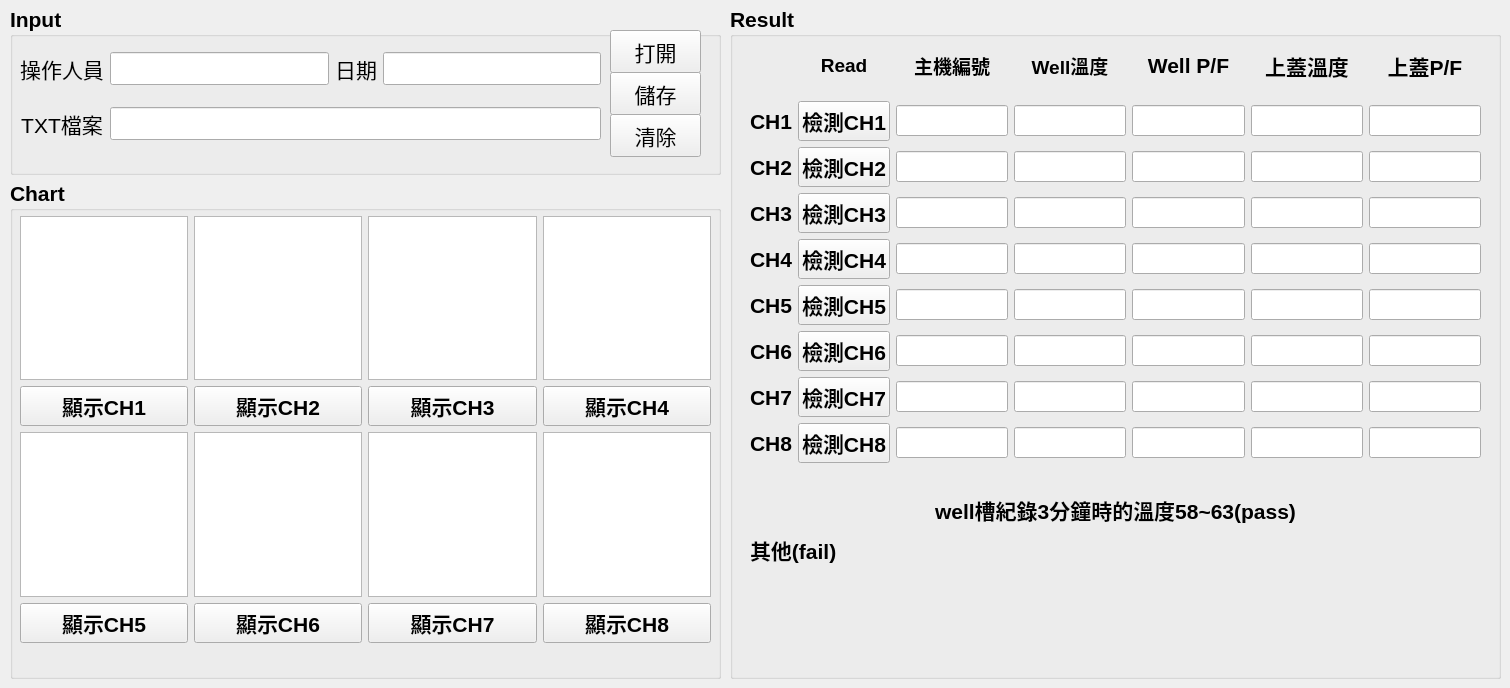
    <widget class="QWidget" name="tab_hardware">
     <attribute name="title">
      <string>EGGI主機</string>
     </attribute>
     <widget class="QGroupBox" name="com_Input_box">
      <property name="geometry">
       <rect>
        <x>10</x>
        <y>6</y>
        <width>711</width>
        <height>169</height>
       </rect>
      </property>
      <property name="font">
       <font>
        <pointsize>16</pointsize>
        <weight>75</weight>
        <italic>false</italic>
        <bold>true</bold>
        <underline>false</underline>
        <strikeout>false</strikeout>
        <kerning>true</kerning>
       </font>
      </property>
      <property name="styleSheet">
       <string notr="true">border-color:black</string>
      </property>
      <property name="title">
       <string>Input</string>
      </property>
      <widget class="QPushButton" name="com_btn_opentxt">
       <property name="geometry">
        <rect>
         <x>600</x>
         <y>24</y>
         <width>91</width>
         <height>43</height>
        </rect>
       </property>
       <property name="font">
        <font>
         <pointsize>16</pointsize>
         <weight>50</weight>
         <italic>false</italic>
         <bold>false</bold>
         <underline>false</underline>
         <strikeout>false</strikeout>
         <kerning>true</kerning>
        </font>
       </property>
       <property name="text">
        <string>打開</string>
       </property>
      </widget>
      <widget class="QPushButton" name="com_btn_save">
       <property name="geometry">
        <rect>
         <x>600</x>
         <y>66</y>
         <width>91</width>
         <height>43</height>
        </rect>
       </property>
       <property name="font">
        <font>
         <pointsize>16</pointsize>
         <weight>50</weight>
         <italic>false</italic>
         <bold>false</bold>
         <underline>false</underline>
         <strikeout>false</strikeout>
         <kerning>true</kerning>
        </font>
       </property>
       <property name="text">
        <string>儲存</string>
       </property>
      </widget>
      <widget class="QPushButton" name="com_btn_clean">
       <property name="geometry">
        <rect>
         <x>600</x>
         <y>108</y>
         <width>91</width>
         <height>43</height>
        </rect>
       </property>
       <property name="font">
        <font>
         <pointsize>16</pointsize>
         <weight>50</weight>
         <italic>false</italic>
         <bold>false</bold>
         <underline>false</underline>
         <strikeout>false</strikeout>
         <kerning>true</kerning>
        </font>
       </property>
       <property name="text">
        <string>清除</string>
       </property>
      </widget>
      <widget class="QWidget" name="layoutWidget_4">
       <property name="geometry">
        <rect>
         <x>10</x>
         <y>30</y>
         <width>581</width>
         <height>121</height>
        </rect>
       </property>
       <layout class="QGridLayout" name="gridLayout_4">
        <item row="0" column="0">
         <widget class="QLabel" name="com_label_name">
          <property name="font">
           <font>
            <pointsize>16</pointsize>
            <weight>50</weight>
            <italic>false</italic>
            <bold>false</bold>
            <underline>false</underline>
            <strikeout>false</strikeout>
            <kerning>false</kerning>
           </font>
          </property>
          <property name="text">
           <string>操作人員</string>
          </property>
          <property name="alignment">
           <set>Qt::AlignCenter</set>
          </property>
         </widget>
        </item>
        <item row="0" column="1">
         <widget class="QLineEdit" name="com_input_name">
          <property name="font">
           <font>
            <pointsize>16</pointsize>
           </font>
          </property>
         </widget>
        </item>
        <item row="0" column="2">
         <widget class="QLabel" name="com_label_datetime">
          <property name="font">
           <font>
            <pointsize>16</pointsize>
            <weight>50</weight>
            <italic>false</italic>
            <bold>false</bold>
            <underline>false</underline>
            <strikeout>false</strikeout>
            <kerning>false</kerning>
           </font>
          </property>
          <property name="text">
           <string>日期</string>
          </property>
          <property name="alignment">
           <set>Qt::AlignCenter</set>
          </property>
         </widget>
        </item>
        <item row="0" column="3">
         <widget class="QLineEdit" name="com_output_datetime">
          <property name="font">
           <font>
            <pointsize>16</pointsize>
           </font>
          </property>
         </widget>
        </item>
        <item row="1" column="0">
         <widget class="QLabel" name="com_label_txt">
          <property name="font">
           <font>
            <pointsize>16</pointsize>
            <weight>50</weight>
            <italic>false</italic>
            <bold>false</bold>
            <underline>false</underline>
            <strikeout>false</strikeout>
            <kerning>false</kerning>
           </font>
          </property>
          <property name="text">
           <string>TXT檔案</string>
          </property>
          <property name="alignment">
           <set>Qt::AlignCenter</set>
          </property>
         </widget>
        </item>
        <item row="1" column="1" colspan="3">
         <widget class="QLineEdit" name="com_input_file">
          <property name="font">
           <font>
            <pointsize>16</pointsize>
           </font>
          </property>
         </widget>
        </item>
       </layout>
      </widget>
     </widget>
     <widget class="QGroupBox" name="com_result">
      <property name="geometry">
       <rect>
        <x>730</x>
        <y>6</y>
        <width>771</width>
        <height>673</height>
       </rect>
      </property>
      <property name="font">
       <font>
        <pointsize>16</pointsize>
        <weight>75</weight>
        <bold>true</bold>
       </font>
      </property>
      <property name="title">
       <string>Result</string>
      </property>
      <widget class="QWidget" name="layoutWidget">
       <property name="geometry">
        <rect>
         <x>20</x>
         <y>30</y>
         <width>731</width>
         <height>427</height>
        </rect>
       </property>
       <layout class="QGridLayout" name="gridLayout_5">
        <item row="7" column="1">
         <widget class="QPushButton" name="com_btn_ch7">
          <property name="text">
           <string>檢測CH7</string>
          </property>
         </widget>
        </item>
        <item row="7" column="0">
         <widget class="QLabel" name="com_ch7">
          <property name="font">
           <font>
            <pointsize>16</pointsize>
            <weight>75</weight>
            <bold>true</bold>
           </font>
          </property>
          <property name="text">
           <string>CH7</string>
          </property>
          <property name="alignment">
           <set>Qt::AlignCenter</set>
          </property>
         </widget>
        </item>
        <item row="6" column="1">
         <widget class="QPushButton" name="com_btn_ch6">
          <property name="text">
           <string>檢測CH6</string>
          </property>
         </widget>
        </item>
        <item row="5" column="2">
         <widget class="QLineEdit" name="com_ch5_qrcode">
          <property name="font">
           <font>
            <pointsize>14</pointsize>
            <weight>75</weight>
            <bold>true</bold>
           </font>
          </property>
         </widget>
        </item>
        <item row="1" column="3">
         <widget class="QLineEdit" name="com_ch1_well">
          <property name="font">
           <font>
            <pointsize>14</pointsize>
            <weight>50</weight>
            <bold>false</bold>
           </font>
          </property>
         </widget>
        </item>
        <item row="6" column="4">
         <widget class="QLineEdit" name="com_ch6_pf">
          <property name="font">
           <font>
            <pointsize>14</pointsize>
            <weight>75</weight>
            <bold>true</bold>
           </font>
          </property>
         </widget>
        </item>
        <item row="2" column="4">
         <widget class="QLineEdit" name="com_ch2_pf">
          <property name="font">
           <font>
            <pointsize>14</pointsize>
            <weight>50</weight>
            <bold>false</bold>
           </font>
          </property>
         </widget>
        </item>
        <item row="0" column="5">
         <widget class="QLabel" name="label_4">
          <property name="text">
           <string>上蓋溫度</string>
          </property>
          <property name="alignment">
           <set>Qt::AlignCenter</set>
          </property>
         </widget>
        </item>
        <item row="7" column="3">
         <widget class="QLineEdit" name="com_ch7_well">
          <property name="font">
           <font>
            <pointsize>14</pointsize>
            <weight>75</weight>
            <bold>true</bold>
           </font>
          </property>
         </widget>
        </item>
        <item row="5" column="0">
         <widget class="QLabel" name="com_ch5">
          <property name="font">
           <font>
            <pointsize>16</pointsize>
            <weight>75</weight>
            <bold>true</bold>
           </font>
          </property>
          <property name="text">
           <string>CH5</string>
          </property>
          <property name="alignment">
           <set>Qt::AlignCenter</set>
          </property>
         </widget>
        </item>
        <item row="7" column="2">
         <widget class="QLineEdit" name="com_ch7_qrcode">
          <property name="font">
           <font>
            <pointsize>14</pointsize>
            <weight>75</weight>
            <bold>true</bold>
           </font>
          </property>
         </widget>
        </item>
        <item row="2" column="2">
         <widget class="QLineEdit" name="com_ch2_qrcode">
          <property name="font">
           <font>
            <pointsize>14</pointsize>
            <weight>50</weight>
            <bold>false</bold>
           </font>
          </property>
         </widget>
        </item>
        <item row="2" column="1">
         <widget class="QPushButton" name="com_btn_ch2">
          <property name="text">
           <string>檢測CH2</string>
          </property>
         </widget>
        </item>
        <item row="4" column="0">
         <widget class="QLabel" name="com_ch4">
          <property name="font">
           <font>
            <pointsize>16</pointsize>
            <weight>75</weight>
            <bold>true</bold>
           </font>
          </property>
          <property name="text">
           <string>CH4</string>
          </property>
          <property name="alignment">
           <set>Qt::AlignCenter</set>
          </property>
         </widget>
        </item>
        <item row="1" column="4">
         <widget class="QLineEdit" name="com_ch1_pf">
          <property name="font">
           <font>
            <pointsize>14</pointsize>
            <weight>50</weight>
            <bold>false</bold>
           </font>
          </property>
         </widget>
        </item>
        <item row="8" column="2">
         <widget class="QLineEdit" name="com_ch8_qrcode">
          <property name="font">
           <font>
            <pointsize>14</pointsize>
            <weight>75</weight>
            <bold>true</bold>
           </font>
          </property>
         </widget>
        </item>
        <item row="5" column="3">
         <widget class="QLineEdit" name="com_ch5_well">
          <property name="font">
           <font>
            <pointsize>14</pointsize>
            <weight>75</weight>
            <bold>true</bold>
           </font>
          </property>
         </widget>
        </item>
        <item row="3" column="0">
         <widget class="QLabel" name="com_ch3">
          <property name="font">
           <font>
            <pointsize>16</pointsize>
            <weight>75</weight>
            <bold>true</bold>
           </font>
          </property>
          <property name="text">
           <string>CH3</string>
          </property>
          <property name="alignment">
           <set>Qt::AlignCenter</set>
          </property>
         </widget>
        </item>
        <item row="3" column="3">
         <widget class="QLineEdit" name="com_ch3_well">
          <property name="font">
           <font>
            <pointsize>14</pointsize>
            <weight>75</weight>
            <bold>true</bold>
           </font>
          </property>
         </widget>
        </item>
        <item row="0" column="3">
         <widget class="QLabel" name="label_2">
          <property name="font">
           <font>
            <pointsize>14</pointsize>
            <weight>75</weight>
            <bold>true</bold>
           </font>
          </property>
          <property name="text">
           <string>Well溫度</string>
          </property>
          <property name="alignment">
           <set>Qt::AlignCenter</set>
          </property>
         </widget>
        </item>
        <item row="5" column="1">
         <widget class="QPushButton" name="com_btn_ch5">
          <property name="text">
           <string>檢測CH5</string>
          </property>
         </widget>
        </item>
        <item row="8" column="0">
         <widget class="QLabel" name="com_ch8">
          <property name="font">
           <font>
            <pointsize>16</pointsize>
            <weight>75</weight>
            <bold>true</bold>
           </font>
          </property>
          <property name="text">
           <string>CH8</string>
          </property>
          <property name="alignment">
           <set>Qt::AlignCenter</set>
          </property>
         </widget>
        </item>
        <item row="0" column="4">
         <widget class="QLabel" name="label_3">
          <property name="text">
           <string>Well P/F</string>
          </property>
          <property name="alignment">
           <set>Qt::AlignCenter</set>
          </property>
         </widget>
        </item>
        <item row="3" column="4">
         <widget class="QLineEdit" name="com_ch3_pf">
          <property name="font">
           <font>
            <pointsize>14</pointsize>
            <weight>75</weight>
            <bold>true</bold>
           </font>
          </property>
         </widget>
        </item>
        <item row="3" column="1">
         <widget class="QPushButton" name="com_btn_ch3">
          <property name="text">
           <string>檢測CH3</string>
          </property>
         </widget>
        </item>
        <item row="4" column="1">
         <widget class="QPushButton" name="com_btn_ch4">
          <property name="text">
           <string>檢測CH4</string>
          </property>
         </widget>
        </item>
        <item row="1" column="0">
         <widget class="QLabel" name="com_ch1">
          <property name="font">
           <font>
            <pointsize>16</pointsize>
            <weight>75</weight>
            <bold>true</bold>
           </font>
          </property>
          <property name="text">
           <string>CH1</string>
          </property>
          <property name="alignment">
           <set>Qt::AlignCenter</set>
          </property>
         </widget>
        </item>
        <item row="0" column="2">
         <widget class="QLabel" name="label_9">
          <property name="font">
           <font>
            <pointsize>14</pointsize>
            <weight>75</weight>
            <bold>true</bold>
           </font>
          </property>
          <property name="text">
           <string>主機編號</string>
          </property>
          <property name="alignment">
           <set>Qt::AlignCenter</set>
          </property>
         </widget>
        </item>
        <item row="6" column="0">
         <widget class="QLabel" name="com_ch6">
          <property name="font">
           <font>
            <pointsize>16</pointsize>
            <weight>75</weight>
            <bold>true</bold>
           </font>
          </property>
          <property name="text">
           <string>CH6</string>
          </property>
          <property name="alignment">
           <set>Qt::AlignCenter</set>
          </property>
         </widget>
        </item>
        <item row="4" column="3">
         <widget class="QLineEdit" name="com_ch4_well">
          <property name="font">
           <font>
            <pointsize>14</pointsize>
            <weight>75</weight>
            <bold>true</bold>
           </font>
          </property>
         </widget>
        </item>
        <item row="1" column="2">
         <widget class="QLineEdit" name="com_ch1_qrcode">
          <property name="font">
           <font>
            <pointsize>14</pointsize>
            <weight>50</weight>
            <bold>false</bold>
           </font>
          </property>
         </widget>
        </item>
        <item row="4" column="2">
         <widget class="QLineEdit" name="com_ch4_qrcode">
          <property name="font">
           <font>
            <pointsize>14</pointsize>
            <weight>75</weight>
            <bold>true</bold>
           </font>
          </property>
         </widget>
        </item>
        <item row="6" column="3">
         <widget class="QLineEdit" name="com_ch6_well">
          <property name="font">
           <font>
            <pointsize>14</pointsize>
            <weight>75</weight>
            <bold>true</bold>
           </font>
          </property>
         </widget>
        </item>
        <item row="7" column="4">
         <widget class="QLineEdit" name="com_ch7_pf">
          <property name="font">
           <font>
            <pointsize>14</pointsize>
            <weight>75</weight>
            <bold>true</bold>
           </font>
          </property>
         </widget>
        </item>
        <item row="4" column="4">
         <widget class="QLineEdit" name="com_ch4_pf">
          <property name="font">
           <font>
            <pointsize>14</pointsize>
            <weight>75</weight>
            <bold>true</bold>
           </font>
          </property>
         </widget>
        </item>
        <item row="8" column="4">
         <widget class="QLineEdit" name="com_ch8_pf">
          <property name="font">
           <font>
            <pointsize>14</pointsize>
            <weight>75</weight>
            <bold>true</bold>
           </font>
          </property>
         </widget>
        </item>
        <item row="2" column="0">
         <widget class="QLabel" name="com_ch2">
          <property name="font">
           <font>
            <pointsize>16</pointsize>
            <weight>75</weight>
            <bold>true</bold>
           </font>
          </property>
          <property name="text">
           <string>CH2</string>
          </property>
          <property name="alignment">
           <set>Qt::AlignCenter</set>
          </property>
         </widget>
        </item>
        <item row="3" column="2">
         <widget class="QLineEdit" name="com_ch3_qrcode">
          <property name="font">
           <font>
            <pointsize>14</pointsize>
            <weight>75</weight>
            <bold>true</bold>
           </font>
          </property>
         </widget>
        </item>
        <item row="1" column="1">
         <widget class="QPushButton" name="com_btn_ch1">
          <property name="text">
           <string>檢測CH1</string>
          </property>
         </widget>
        </item>
        <item row="6" column="2">
         <widget class="QLineEdit" name="com_ch6_qrcode">
          <property name="font">
           <font>
            <pointsize>14</pointsize>
            <weight>75</weight>
            <bold>true</bold>
           </font>
          </property>
         </widget>
        </item>
        <item row="0" column="1">
         <widget class="QLabel" name="label">
          <property name="font">
           <font>
            <pointsize>14</pointsize>
            <weight>75</weight>
            <bold>true</bold>
           </font>
          </property>
          <property name="text">
           <string>Read</string>
          </property>
          <property name="alignment">
           <set>Qt::AlignCenter</set>
          </property>
         </widget>
        </item>
        <item row="5" column="4">
         <widget class="QLineEdit" name="com_ch5_pf">
          <property name="font">
           <font>
            <pointsize>14</pointsize>
            <weight>75</weight>
            <bold>true</bold>
           </font>
          </property>
         </widget>
        </item>
        <item row="2" column="3">
         <widget class="QLineEdit" name="com_ch2_well">
          <property name="font">
           <font>
            <pointsize>14</pointsize>
            <weight>50</weight>
            <bold>false</bold>
           </font>
          </property>
         </widget>
        </item>
        <item row="8" column="3">
         <widget class="QLineEdit" name="com_ch8_well">
          <property name="font">
           <font>
            <pointsize>14</pointsize>
            <weight>75</weight>
            <bold>true</bold>
           </font>
          </property>
         </widget>
        </item>
        <item row="8" column="1">
         <widget class="QPushButton" name="com_btn_ch8">
          <property name="text">
           <string>檢測CH8</string>
          </property>
         </widget>
        </item>
        <item row="0" column="6">
         <widget class="QLabel" name="label_7">
          <property name="text">
           <string>上蓋P/F</string>
          </property>
          <property name="alignment">
           <set>Qt::AlignCenter</set>
          </property>
         </widget>
        </item>
        <item row="1" column="5">
         <widget class="QLineEdit" name="com_ch1_top">
          <property name="font">
           <font>
            <pointsize>14</pointsize>
            <weight>50</weight>
            <bold>false</bold>
           </font>
          </property>
         </widget>
        </item>
        <item row="2" column="5">
         <widget class="QLineEdit" name="com_ch2_top">
          <property name="font">
           <font>
            <pointsize>14</pointsize>
            <weight>50</weight>
            <bold>false</bold>
           </font>
          </property>
         </widget>
        </item>
        <item row="3" column="5">
         <widget class="QLineEdit" name="com_ch3_top">
          <property name="font">
           <font>
            <pointsize>14</pointsize>
            <weight>75</weight>
            <bold>true</bold>
           </font>
          </property>
         </widget>
        </item>
        <item row="4" column="5">
         <widget class="QLineEdit" name="com_ch4_top">
          <property name="font">
           <font>
            <pointsize>14</pointsize>
            <weight>75</weight>
            <bold>true</bold>
           </font>
          </property>
         </widget>
        </item>
        <item row="5" column="5">
         <widget class="QLineEdit" name="com_ch5_top">
          <property name="font">
           <font>
            <pointsize>14</pointsize>
            <weight>75</weight>
            <bold>true</bold>
           </font>
          </property>
         </widget>
        </item>
        <item row="6" column="5">
         <widget class="QLineEdit" name="com_ch6_top">
          <property name="font">
           <font>
            <pointsize>14</pointsize>
            <weight>75</weight>
            <bold>true</bold>
           </font>
          </property>
         </widget>
        </item>
        <item row="7" column="5">
         <widget class="QLineEdit" name="com_ch7_top">
          <property name="font">
           <font>
            <pointsize>14</pointsize>
            <weight>75</weight>
            <bold>true</bold>
           </font>
          </property>
         </widget>
        </item>
        <item row="8" column="5">
         <widget class="QLineEdit" name="com_ch8_top">
          <property name="font">
           <font>
            <pointsize>14</pointsize>
            <weight>75</weight>
            <bold>true</bold>
           </font>
          </property>
         </widget>
        </item>
        <item row="1" column="6">
         <widget class="QLineEdit" name="com_ch1_top_pf">
          <property name="font">
           <font>
            <pointsize>14</pointsize>
            <weight>50</weight>
            <bold>false</bold>
           </font>
          </property>
         </widget>
        </item>
        <item row="2" column="6">
         <widget class="QLineEdit" name="com_ch2_top_pf">
          <property name="font">
           <font>
            <pointsize>14</pointsize>
            <weight>50</weight>
            <bold>false</bold>
           </font>
          </property>
         </widget>
        </item>
        <item row="3" column="6">
         <widget class="QLineEdit" name="com_ch3_top_pf">
          <property name="font">
           <font>
            <pointsize>14</pointsize>
            <weight>75</weight>
            <bold>true</bold>
           </font>
          </property>
         </widget>
        </item>
        <item row="4" column="6">
         <widget class="QLineEdit" name="com_ch4_top_pf">
          <property name="font">
           <font>
            <pointsize>14</pointsize>
            <weight>75</weight>
            <bold>true</bold>
           </font>
          </property>
         </widget>
        </item>
        <item row="5" column="6">
         <widget class="QLineEdit" name="com_ch5_top_pf">
          <property name="font">
           <font>
            <pointsize>14</pointsize>
            <weight>75</weight>
            <bold>true</bold>
           </font>
          </property>
         </widget>
        </item>
        <item row="6" column="6">
         <widget class="QLineEdit" name="com_ch6_top_pf">
          <property name="font">
           <font>
            <pointsize>14</pointsize>
            <weight>75</weight>
            <bold>true</bold>
           </font>
          </property>
         </widget>
        </item>
        <item row="7" column="6">
         <widget class="QLineEdit" name="com_ch7_top_pf">
          <property name="font">
           <font>
            <pointsize>14</pointsize>
            <weight>75</weight>
            <bold>true</bold>
           </font>
          </property>
         </widget>
        </item>
        <item row="8" column="6">
         <widget class="QLineEdit" name="com_ch8_top_pf">
          <property name="font">
           <font>
            <pointsize>14</pointsize>
            <weight>75</weight>
            <bold>true</bold>
           </font>
          </property>
         </widget>
        </item>
       </layout>
      </widget>
      <widget class="QWidget" name="layoutWidget">
       <property name="geometry">
        <rect>
         <x>20</x>
         <y>486</y>
         <width>731</width>
         <height>75</height>
        </rect>
       </property>
       <layout class="QGridLayout" name="gridLayout_7">
        <item row="0" column="0">
         <widget class="QLabel" name="label_5">
          <property name="text">
           <string>well槽紀錄3分鐘時的溫度58~63(pass)</string>
          </property>
          <property name="alignment">
           <set>Qt::AlignCenter</set>
          </property>
         </widget>
        </item>
        <item row="1" column="0">
         <widget class="QLabel" name="label_6">
          <property name="text">
           <string>其他(fail)</string>
          </property>
          <property name="alignment">
           <set>Qt::AlignLeading|Qt::AlignLeft|Qt::AlignVCenter</set>
          </property>
         </widget>
        </item>
       </layout>
      </widget>
     </widget>
     <widget class="QGroupBox" name="Chart_box_2">
      <property name="geometry">
       <rect>
        <x>10</x>
        <y>180</y>
        <width>711</width>
        <height>499</height>
       </rect>
      </property>
      <property name="font">
       <font>
        <pointsize>16</pointsize>
        <weight>75</weight>
        <bold>true</bold>
       </font>
      </property>
      <property name="title">
       <string>Chart</string>
      </property>
      <widget class="QSplitter" name="splitter_3">
       <property name="geometry">
        <rect>
         <x>16</x>
         <y>156</y>
         <width>0</width>
         <height>0</height>
        </rect>
       </property>
       <property name="orientation">
        <enum>Qt::Vertical</enum>
       </property>
       <widget class="QWidget" name="widget_9" native="true">
        <property name="styleSheet">
         <string notr="true">background-color: rgb(255, 255, 255);</string>
        </property>
       </widget>
       <widget class="QWidget" name="widget_10" native="true">
        <property name="styleSheet">
         <string notr="true">background-color: rgb(255, 255, 255);</string>
        </property>
       </widget>
       <widget class="QWidget" name="widget_11" native="true">
        <property name="styleSheet">
         <string notr="true">background-color: rgb(255, 255, 255);</string>
        </property>
       </widget>
       <widget class="QWidget" name="widget_12" native="true">
        <property name="styleSheet">
         <string notr="true">background-color: rgb(255, 255, 255);</string>
        </property>
       </widget>
      </widget>
      <widget class="QWidget" name="layoutWidget_3">
       <property name="geometry">
        <rect>
         <x>10</x>
         <y>36</y>
         <width>691</width>
         <height>427</height>
        </rect>
       </property>
       <layout class="QGridLayout" name="gridLayout_6">
        <item row="3" column="1">
         <widget class="QPushButton" name="ch6_display_2">
          <property name="text">
           <string>顯示CH6</string>
          </property>
         </widget>
        </item>
        <item row="3" column="2">
         <widget class="QPushButton" name="ch7_display_2">
          <property name="text">
           <string>顯示CH7</string>
          </property>
         </widget>
        </item>
        <item row="3" column="3">
         <widget class="QPushButton" name="ch8_display_2">
          <property name="text">
           <string>顯示CH8</string>
          </property>
         </widget>
        </item>
        <item row="1" column="2">
         <widget class="QPushButton" name="ch3_display_2">
          <property name="text">
           <string>顯示CH3</string>
          </property>
         </widget>
        </item>
        <item row="0" column="2">
         <widget class="QGraphicsView" name="ch3_chart_2"/>
        </item>
        <item row="2" column="2">
         <widget class="QGraphicsView" name="ch7_chart_2"/>
        </item>
        <item row="2" column="3">
         <widget class="QGraphicsView" name="ch8_chart_2"/>
        </item>
        <item row="0" column="3">
         <widget class="QGraphicsView" name="ch4_chart_2"/>
        </item>
        <item row="1" column="0">
         <widget class="QPushButton" name="ch1_display_2">
          <property name="text">
           <string>顯示CH1</string>
          </property>
         </widget>
        </item>
        <item row="0" column="0">
         <widget class="QGraphicsView" name="ch1_chart_2"/>
        </item>
        <item row="2" column="1">
         <widget class="QGraphicsView" name="ch6_chart_2"/>
        </item>
        <item row="1" column="1">
         <widget class="QPushButton" name="ch2_display_2">
          <property name="text">
           <string>顯示CH2</string>
          </property>
         </widget>
        </item>
        <item row="2" column="0">
         <widget class="QGraphicsView" name="ch5_chart_2"/>
        </item>
        <item row="0" column="1">
         <widget class="QGraphicsView" name="ch2_chart_2"/>
        </item>
        <item row="3" column="0">
         <widget class="QPushButton" name="ch5_display_2">
          <property name="text">
           <string>顯示CH5</string>
          </property>
         </widget>
        </item>
        <item row="1" column="3">
         <widget class="QPushButton" name="ch4_display_2">
          <property name="text">
           <string>顯示CH4</string>
          </property>
         </widget>
        </item>
       </layout>
      </widget>
     </widget>
    </widget>
